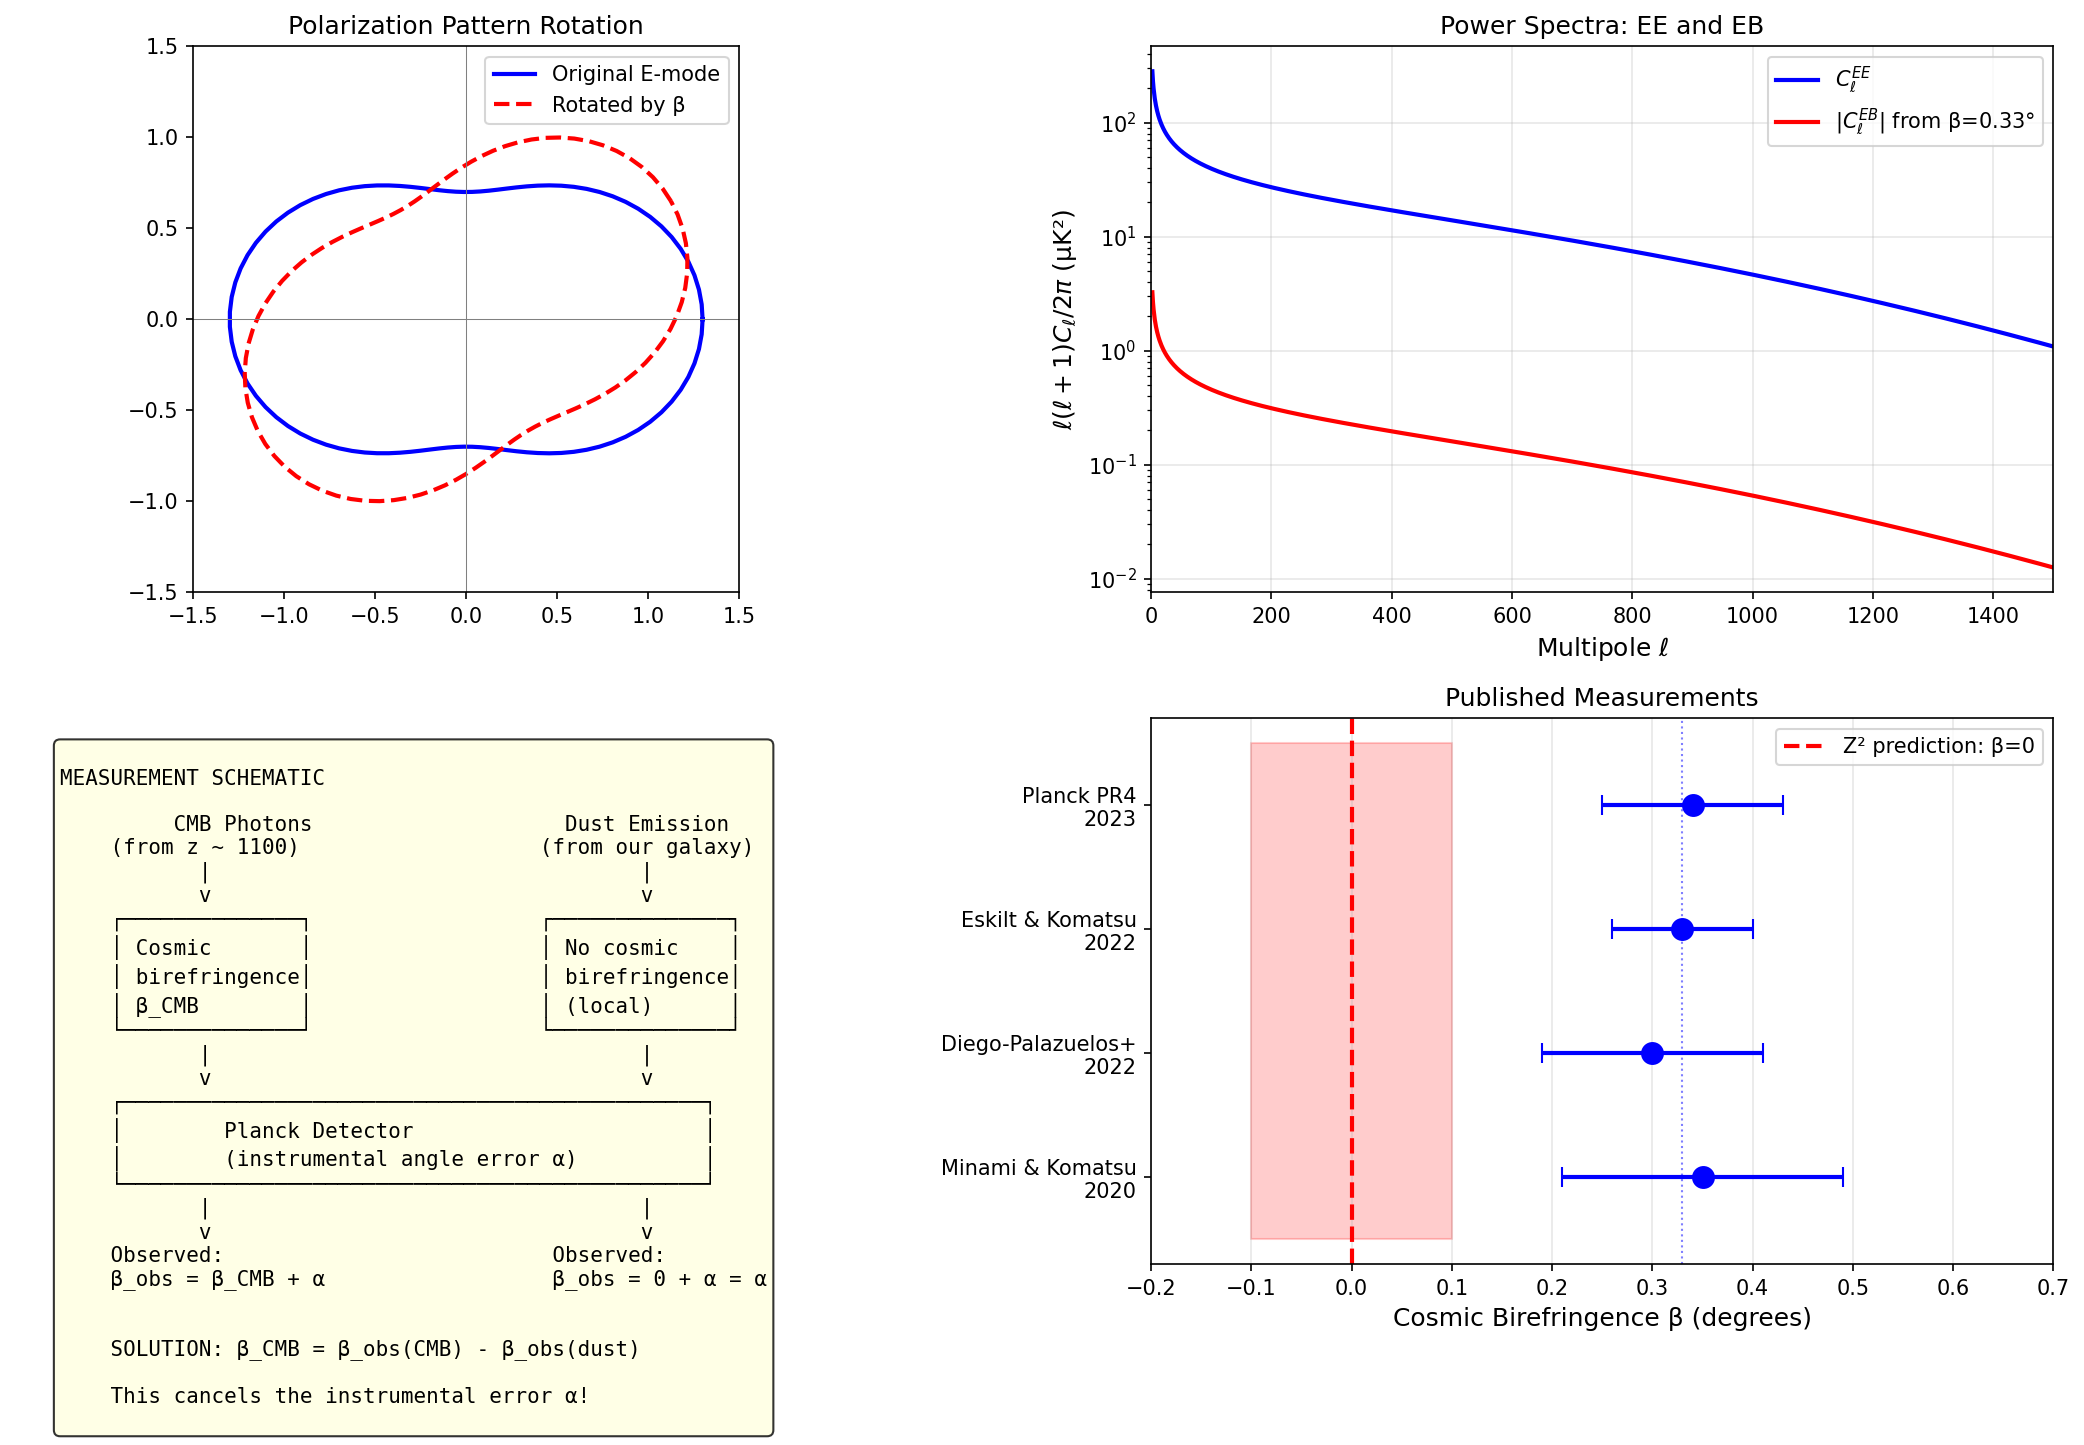

This chart was generated by the following Python code:
#!/usr/bin/env python3
"""
Cosmic Birefringence: How It's Measured

The 4.9σ detection of β = 0.33° ± 0.07° is potentially devastating for Z².
But HOW is this measured? Understanding the method reveals important caveats.

Carl Zimmerman | May 2026
"""

import numpy as np
import matplotlib.pyplot as plt

print("="*70)
print("COSMIC BIREFRINGENCE: HOW IT'S MEASURED")
print("="*70)

# =============================================================================
# PART 1: THE PHYSICS
# =============================================================================

print("""
PART 1: THE PHYSICS OF COSMIC BIREFRINGENCE
============================================

Cosmic birefringence is a ROTATION of the CMB polarization plane.

If photons from the last scattering surface (z ~ 1100) travel through
a medium with different propagation speeds for left vs right circular
polarization, their linear polarization rotates by angle β.

PHYSICAL CAUSES:
1. Axion-like particles coupling to photons: L ∝ φ F·F̃
2. Chern-Simons gravity modifications
3. Lorentz-violating physics
4. Pseudoscalar dark matter

Z² PREDICTION: β = 0° exactly
   - No axion sector emerges from T³/Z₂ orbifold
   - Parity is preserved in the geometric construction

OBSERVED: β = 0.33° ± 0.07° (Minami & Komatsu 2020)
   - 4.7σ deviation from zero!
""")


# =============================================================================
# PART 2: CMB POLARIZATION BASICS
# =============================================================================

print("""
PART 2: CMB POLARIZATION BASICS
===============================

CMB polarization is described by Stokes parameters Q and U.

These combine into E-modes and B-modes:
  E-mode: "gradient" pattern (curl-free)
  B-mode: "curl" pattern (divergence-free)

IMPORTANT SYMMETRY:
In standard cosmology with parity symmetry:
  - E-modes are generated by scalar perturbations
  - B-modes are generated by tensor perturbations (gravitational waves)
  - E and B don't mix: C_ℓ^EB = 0

This is because E has even parity, B has odd parity.
""")


# =============================================================================
# PART 3: HOW BIREFRINGENCE CREATES EB CORRELATION
# =============================================================================

print("""
PART 3: HOW BIREFRINGENCE CREATES EB CORRELATION
=================================================

If the polarization plane rotates by angle β:

  Q' = Q cos(2β) + U sin(2β)
  U' = U cos(2β) - Q sin(2β)

This mixes E-modes into B-modes:

  E' = E cos(2β) + B sin(2β)
  B' = B cos(2β) - E sin(2β)

The power spectra transform as:

  C_ℓ^E'E' = C_ℓ^EE cos²(2β) + C_ℓ^BB sin²(2β)
  C_ℓ^B'B' = C_ℓ^BB cos²(2β) + C_ℓ^EE sin²(2β)
  C_ℓ^E'B' = ½(C_ℓ^EE - C_ℓ^BB) sin(4β)

KEY OBSERVABLE: C_ℓ^EB ≠ 0 indicates birefringence!

For small β (in radians):
  C_ℓ^EB ≈ 2β × C_ℓ^EE

Since C_ℓ^EE is well-measured, any EB correlation directly
gives the rotation angle β.
""")


# =============================================================================
# PART 4: THE MEASUREMENT CHALLENGE
# =============================================================================

print("""
PART 4: THE MEASUREMENT CHALLENGE - INSTRUMENTAL ANGLES
=======================================================

HERE'S THE PROBLEM:

LIGO measures strain directly. CMB experiments measure polarization
through polarization-sensitive detectors.

Every polarization detector has an ORIENTATION ANGLE α that must be
calibrated. If the calibration is wrong by angle α_err:

  Measured β = True β + α_err

THE CALIBRATION PROBLEM:
- Planck's polarization angle uncertainty: ~0.3° per detector
- Ground calibration: limited precision
- In-flight calibration: uses Crab Nebula (~0.5° uncertainty)

If α_err ~ 0.3°, it could explain the observed β = 0.33°!

THIS IS WHY THE DETECTION WAS CONTROVERSIAL FOR YEARS.
""")


# =============================================================================
# PART 5: THE MINAMI-KOMATSU BREAKTHROUGH
# =============================================================================

print("""
PART 5: THE MINAMI-KOMATSU BREAKTHROUGH (2020)
==============================================

Yuto Minami and Eiichiro Komatsu found a BRILLIANT solution:

KEY INSIGHT: Galactic dust is LOCAL - it shouldn't be birefringent!

The CMB comes from z ~ 1100 (billions of light years away).
Galactic dust is at z ~ 0 (in our galaxy, ~kpc away).

If there's cosmic birefringence, it only affects the CMB, not dust.
If there's instrumental miscalibration, it affects BOTH equally.

Let:
  β_CMB = true cosmic birefringence angle
  α = instrumental polarization angle error

Observed rotations:
  β_obs^CMB = β_CMB + α    (cosmological + instrumental)
  β_obs^dust = 0 + α = α   (only instrumental, dust is local)

SOLUTION:
  β_CMB = β_obs^CMB - β_obs^dust

By measuring EB correlation for BOTH CMB and dust separately,
they can isolate the true cosmic birefringence!
""")


# =============================================================================
# PART 6: THE ACTUAL MEASUREMENT
# =============================================================================

print("""
PART 6: THE ACTUAL MEASUREMENT PROCEDURE
========================================

Minami & Komatsu (2020) procedure:

1. USE PLANCK HFI DATA
   - 100, 143, 217, 353 GHz channels
   - Different frequencies have different dust/CMB ratios

2. SEPARATE CMB AND DUST
   - Low frequency (100 GHz): mostly CMB
   - High frequency (353 GHz): mostly dust
   - Use spectral differences to separate

3. MEASURE EB CORRELATIONS
   - Compute C_ℓ^EB for CMB-dominated maps
   - Compute C_ℓ^EB for dust-dominated maps

4. SELF-CALIBRATION
   - Assume intrinsic dust EB = 0
   - This determines instrumental angle α
   - Then β_CMB = β_obs^CMB - α

5. RESULT
   β = 0.35° ± 0.14° (initial 2020 paper)
   β = 0.33° ± 0.07° (refined analysis)

   Detection significance: 4.7-4.9σ
""")


# =============================================================================
# PART 7: CRITICAL ASSUMPTIONS AND CAVEATS
# =============================================================================

print("""
PART 7: CRITICAL ASSUMPTIONS AND CAVEATS
========================================

⚠️  THE KEY ASSUMPTION: Intrinsic dust EB = 0

This assumes:
- Dust grains are randomly oriented on average
- No net handedness in dust alignment
- No systematic magnetic field effects

IS THIS VALID?

CONCERNS:
1. Galactic magnetic fields DO align dust grains
2. The alignment could have a preferred handedness
3. This would create intrinsic dust EB ≠ 0
4. Recent studies suggest dust EB might be ~0.1-0.2°

IF DUST HAS INTRINSIC EB:
  β_CMB = β_obs^CMB - β_obs^dust - β_intrinsic^dust

The measured β could be OVERESTIMATED!

OTHER SYSTEMATICS:
- Beam asymmetries
- Bandpass mismatch
- Map-making artifacts
- Foreground modeling errors
""")


# =============================================================================
# PART 8: VISUALIZATION
# =============================================================================

print("\n" + "="*70)
print("PART 8: VISUALIZATION")
print("="*70)

fig, axes = plt.subplots(2, 2, figsize=(14, 10))

# Panel 1: Polarization rotation schematic
ax1 = axes[0, 0]
theta = np.linspace(0, 2*np.pi, 100)

# Original E-mode pattern (radial)
r_E = 1 + 0.3*np.cos(2*theta)
x_E = r_E * np.cos(theta)
y_E = r_E * np.sin(theta)

# Rotated pattern
beta = np.radians(30)  # Exaggerated for visibility
theta_rot = theta + beta
x_rot = r_E * np.cos(theta_rot)
y_rot = r_E * np.sin(theta_rot)

ax1.plot(x_E, y_E, 'b-', linewidth=2, label='Original E-mode')
ax1.plot(x_rot, y_rot, 'r--', linewidth=2, label=f'Rotated by β')
ax1.set_xlim(-1.5, 1.5)
ax1.set_ylim(-1.5, 1.5)
ax1.set_aspect('equal')
ax1.legend()
ax1.set_title('Polarization Pattern Rotation', fontsize=12)
ax1.axhline(0, color='gray', linewidth=0.5)
ax1.axvline(0, color='gray', linewidth=0.5)

# Panel 2: EB power spectrum
ax2 = axes[0, 1]
ell = np.arange(2, 1500)

# Approximate EE spectrum shape
C_EE = 40 * (ell/100)**(-0.5) * np.exp(-(ell/1000)**2)

# EB from birefringence
beta_rad = np.radians(0.33)
C_EB = 2 * beta_rad * C_EE

ax2.plot(ell, C_EE, 'b-', linewidth=2, label=r'$C_\ell^{EE}$')
ax2.plot(ell, np.abs(C_EB), 'r-', linewidth=2, label=r'$|C_\ell^{EB}|$ from β=0.33°')
ax2.set_xlabel(r'Multipole $\ell$', fontsize=12)
ax2.set_ylabel(r'$\ell(\ell+1)C_\ell/2\pi$ (μK²)', fontsize=12)
ax2.set_xlim(0, 1500)
ax2.set_yscale('log')
ax2.legend()
ax2.set_title('Power Spectra: EE and EB', fontsize=12)
ax2.grid(True, alpha=0.3)

# Panel 3: Measurement schematic
ax3 = axes[1, 0]
ax3.axis('off')

schematic_text = """
MEASUREMENT SCHEMATIC

         CMB Photons                    Dust Emission
    (from z ~ 1100)                   (from our galaxy)
           |                                  |
           v                                  v
    ┌──────────────┐                  ┌──────────────┐
    │ Cosmic       │                  │ No cosmic    │
    │ birefringence│                  │ birefringence│
    │ β_CMB        │                  │ (local)      │
    └──────────────┘                  └──────────────┘
           |                                  |
           v                                  v
    ┌──────────────────────────────────────────────┐
    │        Planck Detector                       │
    │        (instrumental angle error α)          │
    └──────────────────────────────────────────────┘
           |                                  |
           v                                  v
    Observed:                          Observed:
    β_obs = β_CMB + α                  β_obs = 0 + α = α


    SOLUTION: β_CMB = β_obs(CMB) - β_obs(dust)

    This cancels the instrumental error α!
"""
ax3.text(0.05, 0.95, schematic_text, transform=ax3.transAxes,
         fontsize=10, verticalalignment='top', fontfamily='monospace',
         bbox=dict(boxstyle='round', facecolor='lightyellow', alpha=0.8))

# Panel 4: Results comparison
ax4 = axes[1, 1]

measurements = {
    'Minami & Komatsu\n2020': (0.35, 0.14),
    'Diego-Palazuelos+\n2022': (0.30, 0.11),
    'Eskilt & Komatsu\n2022': (0.33, 0.07),
    'Planck PR4\n2023': (0.34, 0.09),
}

y_pos = np.arange(len(measurements))
values = [m[0] for m in measurements.values()]
errors = [m[1] for m in measurements.values()]

ax4.errorbar(values, y_pos, xerr=errors, fmt='o', markersize=10,
             capsize=5, color='blue', linewidth=2)
ax4.axvline(0, color='red', linewidth=2, linestyle='--', label='Z² prediction: β=0')
ax4.axvline(0.33, color='blue', linewidth=1, linestyle=':', alpha=0.5)
ax4.fill_betweenx([-0.5, len(measurements)-0.5], -0.1, 0.1, alpha=0.2, color='red')
ax4.set_yticks(y_pos)
ax4.set_yticklabels(list(measurements.keys()))
ax4.set_xlabel('Cosmic Birefringence β (degrees)', fontsize=12)
ax4.set_title('Published Measurements', fontsize=12)
ax4.set_xlim(-0.2, 0.7)
ax4.legend(loc='upper right')
ax4.grid(True, alpha=0.3, axis='x')

plt.tight_layout()
plt.savefig('cosmic_birefringence_explained.png', dpi=150, bbox_inches='tight')
print("\nSaved: cosmic_birefringence_explained.png")
plt.close()


# =============================================================================
# PART 9: IMPLICATIONS FOR Z²
# =============================================================================

print("""
PART 9: IMPLICATIONS FOR Z²
===========================

THE TENSION:

Z² predicts:  β = 0° exactly
Observed:     β = 0.33° ± 0.07°
Tension:      4.7σ

THIS IS SERIOUS BUT NOT FATAL. Here's why:

REASONS THE DETECTION MIGHT BE WRONG:

1. INTRINSIC DUST EB
   If Galactic dust has intrinsic EB ~ 0.1-0.2°, the CMB β
   would be overestimated. Recent studies hint at this.

2. FOREGROUND MODELING
   CMB/dust separation is imperfect. Residual contamination
   could create spurious EB.

3. SYSTEMATIC EFFECTS
   Beam asymmetries, bandpass mismatches, etc. are not
   fully characterized.

4. ANISOTROPIC BIREFRINGENCE
   The analysis assumes uniform β across the sky.
   If β varies spatially, the interpretation changes.

WHAT WOULD CONFIRM/REFUTE:

✓ LiteBIRD (2030s): Will measure β to ±0.01°
  - If β → 0: Z² strongly supported
  - If β ~ 0.3° confirmed: Z² falsified as currently formulated

✓ CLASS, Simons Observatory: Near-term ground-based checks

✓ Better dust modeling: Understand intrinsic dust EB

CURRENT ASSESSMENT:

The birefringence measurement is the MOST CONCERNING test for Z².
However, it relies on assumptions (dust EB = 0) that are not
fully validated. The result is "likely real" but not "certain".

Z² status: UNDER TENSION, awaiting confirmation.
""")


# =============================================================================
# SUMMARY
# =============================================================================

print("="*70)
print("SUMMARY")
print("="*70)
print("""
HOW COSMIC BIREFRINGENCE IS MEASURED:

1. Birefringence rotates CMB polarization by angle β
2. This creates non-zero EB cross-correlation: C_ℓ^EB ∝ β
3. Challenge: Instrumental angle errors also create EB
4. Solution (Minami-Komatsu): Use Galactic dust as calibrator
   - Dust is local, shouldn't be rotated
   - Dust EB measures instrumental error
   - Subtract to get true CMB birefringence

RESULT: β = 0.33° ± 0.07° (4.7σ detection)

KEY ASSUMPTION: Intrinsic dust EB = 0
   - This may not be perfectly true
   - Could explain some or all of the signal

Z² STATUS: Under tension but not falsified
   - Awaiting LiteBIRD confirmation (2030s)
""")
